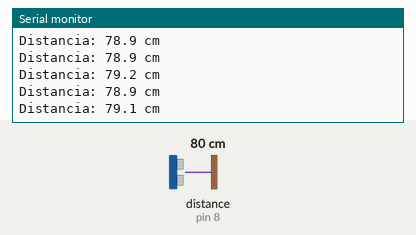
A sketch run on a simulated Arduino Uno, built with avr-gcc and run on an emulated ATmega328P. Shown: the last lines printed to the serial monitor. Wiring (inferred from the names in the program): ultrasonic range finder: trigger pin 7; echo pin 8. Inputs (shaded band) come from the test bench; at power-on: distance to the obstacle (sensor on pin 8) 80 cm. The echo pulse lasts 58.3 µs per cm.

Above: at 1.2 s.
1.3 s: distance to the obstacle (sensor on pin 8) set to 4 cm
At 1.41 s:
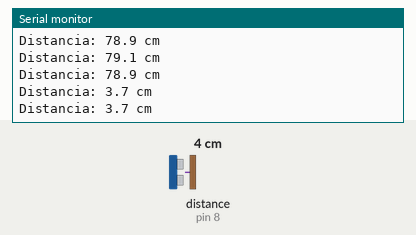
2.8 s: distance to the obstacle (sensor on pin 8) set to 2 cm
At 2.81 s:
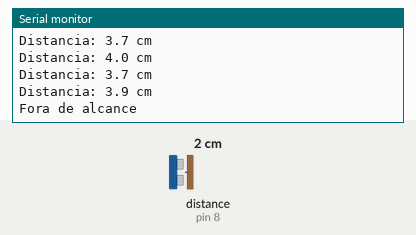
Timing chart, 0 to 5.8 s (numbered marks = the images above; inputs shaded):
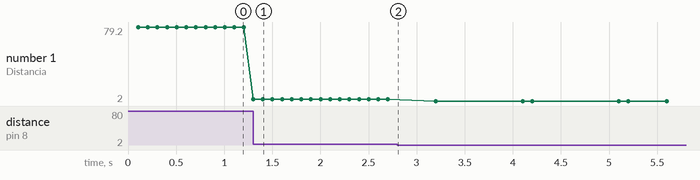

The sketch:

exemplo_2.ino
```cpp
/*
  Exemplo não bloqueante - Sensor Ultrassônico HC-SR04
  Mede distância sem usar pulseIn(), usando micros() e máquina de estados.
  Autor: Prof. Claudio Roberto da Silva
*/

#define TRIG 7
#define ECHO 8

// Controle do pulso
unsigned long inicioPulso = 0;  // marca o início do pulso de eco
unsigned long duracao = 0;      // duração do pulso em microssegundos
bool aguardandoEco = false;     // indica se estamos esperando pelo eco

// Controle de tempo para não disparar o TRIG toda hora
unsigned long ultimoDisparo = 0;
const unsigned long intervaloMedida = 100; // em ms

void setup() {
  Serial.begin(9600);
  pinMode(TRIG, OUTPUT);
  pinMode(ECHO, INPUT);
  digitalWrite(TRIG, LOW);
}

void loop() {
  unsigned long agora = millis();

  // Dispara o TRIG periodicamente
  if (!aguardandoEco && (agora - ultimoDisparo >= intervaloMedida)) {
    digitalWrite(TRIG, LOW);
    delayMicroseconds(2);
    digitalWrite(TRIG, HIGH);
    delayMicroseconds(10);
    digitalWrite(TRIG, LOW);

    aguardandoEco = true;
    inicioPulso = 0;
    duracao = 0;
    ultimoDisparo = agora;
  }

  // Verifica o ECHO sem travar
  if (aguardandoEco) {
    if (digitalRead(ECHO) == HIGH && inicioPulso == 0) {
      // início do pulso
      inicioPulso = micros();
    }
    if (digitalRead(ECHO) == LOW && inicioPulso > 0) {
      // fim do pulso
      duracao = micros() - inicioPulso;
      aguardandoEco = false;

      // Calcula a distância
      float distancia = (duracao * 0.0340) / 2;
      if (distancia >= 2 && distancia <= 400) {
        Serial.print("Distancia: ");
        Serial.print(distancia, 1);
        Serial.println(" cm");
      } else {
        Serial.println("Fora de alcance");
      }
    }
  }

  // Aqui pode rodar outras lógicas do robô
  // mover motores, ler botões, atualizar display, etc.
}
```

Measured:
- the behaviour switches between 3 and 2 cm on distance to the obstacle (sensor on pin 8) (found by bisection; images 1 and 2)
- after the input at 1.3 s, the serial monitor: prints a new line at once (image 1)
- after the input at 2.8 s, the serial monitor: prints a new line at once (image 2)
- plotted number 1: 78.9 → 3.9 after the input at 1.3 s, 3.9 → 2 after the input at 2.8 s
